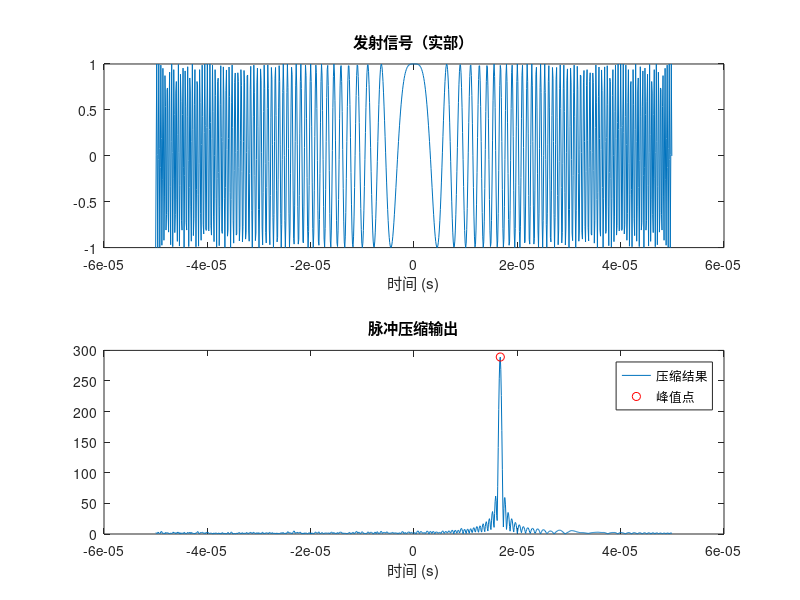
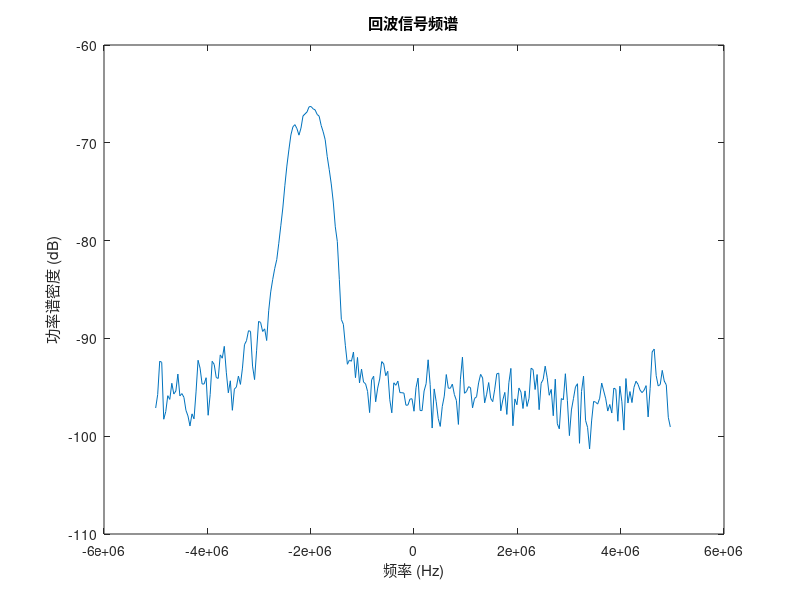

Here is the MATLAB script that generated these plots, in order:
clear; clc;
c = 3e8;                    % 光速 (m/s)
fc = 10e9;                   % 载频 (Hz)
B = 5e6;                     % 带宽 (Hz)
T = 100e-6;                  % 脉冲宽度 (s)
fs = 2 * B;                  % 采样率 (Hz)
t = -T/2 : 1/fs : T/2-1/fs;  % 时间轴

% 目标参数
v = 300;                     % 目标速度 (m/s)，靠近为正
R0 = 10e3;                   % 初始距离 (m)

% 生成LFM信号
k = B / T;                   % 调频斜率
s_tx = exp(1j * pi * k * t.^2) .* exp(1j * 2 * pi * fc * t);

tau = 2 * (R0 + v * t) / c;          % 时变时延
s_rx = interp1(t, s_tx, t - tau, 'linear', 0);  % 时延插值
s_rx = awgn(s_rx, 20, 'measured');   % 添加噪声

N = length(s_tx);
S_tx = fft(s_tx, 2*N);
S_rx = fft(s_rx, 2*N);
S_pc = S_rx .* conj(S_tx);
s_pc = ifft(S_pc);
s_pc = s_pc(1:N);   
% 峰值检测法
[~, idx] = max(abs(s_pc));
t_axis = (-N/2:N/2-1) * (1/fs);      % 时间轴
fd_estimated = k * t_axis(idx);      % 多普勒频率估计

% 理论值对比
fd_theory = 2 * v * fc / c;
fprintf('理论多普勒频率: %.2f Hz\n', fd_theory);
fprintf('估计多普勒频率: %.2f Hz\n', fd_estimated);

v_estimated = fd_estimated * c / (2 * fc);
fprintf('理论目标速度: %.2f m/s\n', v);
fprintf('估计目标速度: %.2f m/s\n', v_estimated);

% 时域信号对比
figure;
subplot(2,1,1);
plot(t, real(s_tx)), title('发射信号（实部）'), xlabel('时间 (s)');

% 脉冲压缩结果
subplot(2,1,2);
plot(t_axis, abs(s_pc)), hold on;
plot(t_axis(idx), abs(s_pc(idx)), 'ro');
title('脉冲压缩输出'), xlabel('时间 (s)'), legend('压缩结果', '峰值点');

% 频谱分析（验证多普勒）
figure;
[S_rx, f] = pwelch(s_rx, 256, [], [], fs);
plot(f - fs/2, fftshift(10*log10(S_rx)));
xlabel('频率 (Hz)'), ylabel('功率谱密度 (dB)');
title('回波信号频谱');
